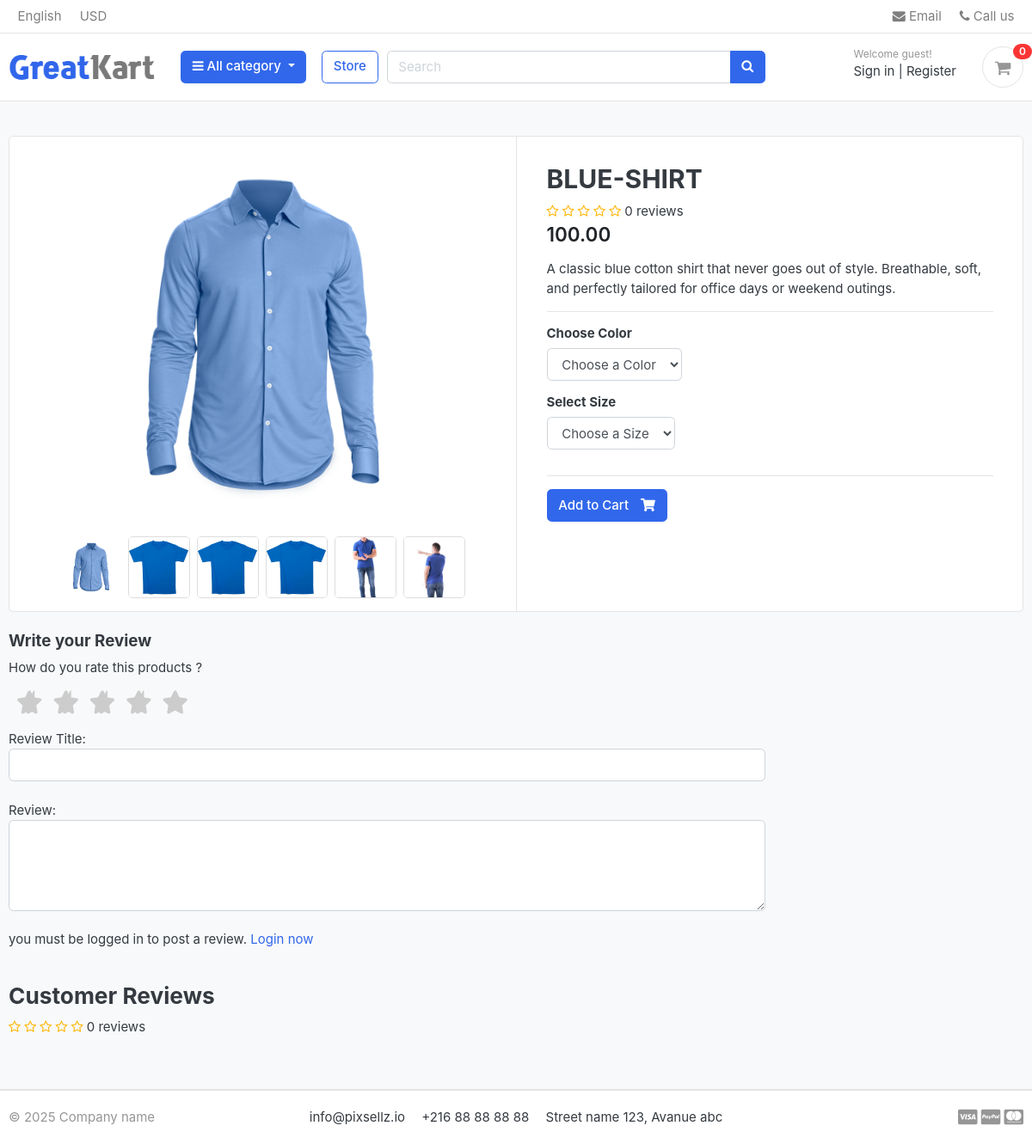
Before: /store/category/shirts/blue-shirt/ with the older database file.
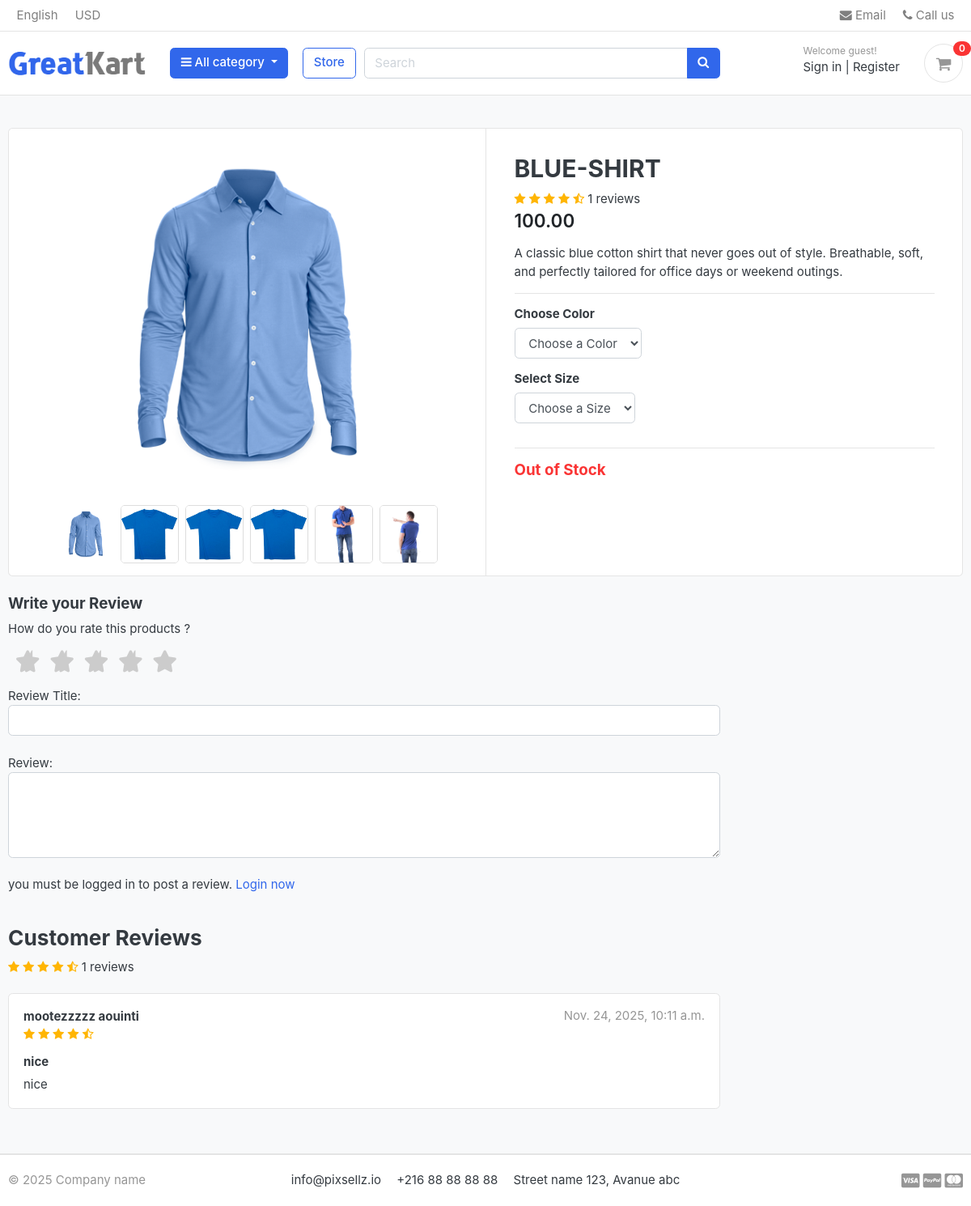
After: the same page with the newer database file.
### store/models.py (models this page shows, shortened)
class ProductGallery(models.Model):
    product = models.ForeignKey(Product, default=None, on_delete=models.CASCADE)
    image = models.ImageField(upload_to='store/products', max_length=255)
    class Meta:
        verbose_name = 'productgallery'
        verbose_name_plural = 'product gallery'

class Product(models.Model):
    product_name = models.CharField(max_length=100)
    slug = models.SlugField(max_length=100, unique=True)
    description = models.TextField(max_length=500, blank=True)
    price = models.DecimalField(max_digits=10, decimal_places=2)
    image = models.ImageField(upload_to='photos/products/')
    stock = models.IntegerField()
    is_available = models.BooleanField(default=True)
    category = models.ForeignKey('Category.Category', on_delete=models.CASCADE)
    created_date = models.DateTimeField(auto_now_add=True)
    modified_date = models.DateTimeField(auto_now=True)
    def averageReview(self):
        reviews = ReviewRating.objects.filter(product=self, status=True).aggregate(average=Avg('rating'))
        avg = 0
        if reviews['average'] is not None:
            avg = float(reviews['average'])
        return avg
    def countReview(self):
        reviews = ReviewRating.objects.filter(product=self, status=True).aggregate(count=Count('id'))
        count = 0
        if reviews['count'] is not None:
            count = int(reviews['count'])
        return count

class ReviewRating(models.Model):
    product = models.ForeignKey(Product, on_delete=models.CASCADE)
    user = models.ForeignKey(Account, on_delete=models.CASCADE)
    subject = models.CharField(max_length=100, blank=True)
    review = models.TextField(max_length=500, blank=True)
    rating = models.FloatField()
    ip = models.CharField(max_length=20, blank=True)
    status = models.BooleanField(default=True)
    created_at = models.DateTimeField(auto_now_add=True)
    updated_at = models.DateTimeField(auto_now=True)

### account/models.py (models this page shows, shortened)
class Account(AbstractBaseUser):
    first_name = models.CharField(max_length=50)
    last_name = models.CharField(max_length=50)
    username = models.CharField(max_length=50, unique=True)
    email = models.EmailField(max_length=100, unique=True)
    phone_number = models.CharField(max_length=50)
    date_joined = models.DateTimeField(auto_now_add=True)
    last_login = models.DateTimeField(auto_now_add=True)
    is_admin = models.BooleanField(default=False)
    is_staff = models.BooleanField(default=False)
    is_active = models.BooleanField(default=False)
    is_superadmin = models.BooleanField(default=False)
    USERNAME_FIELD = 'email'
    REQUIRED_FIELDS = ['username', 'first_name', 'last_name']
    objects = MyAccountManager()
    def full_name(self):
        return f'{self.first_name} {self.last_name}'

### store/views.py (the view)
# urls.py: path('category/<slug:category_slug>/<slug:product_slug>/', views.product_detail, name='product_detail'),
def product_detail(request, category_slug, product_slug):
    try:
        single_product = Product.objects.get(category__slug=category_slug, slug=product_slug)
        in_cart = CartItem.objects.filter(cart__cart_id=_cart_id(request), product=single_product).exists()
    except Product.DoesNotExist:
        single_product = None
        in_cart = False
    if request.user.is_authenticated:
        try:
            orderproduct = OrderProduct.objects.filter(user=request.user, product_id=single_product.id).exists()
        except OrderProduct.DoesNotExist:
            orderproduct = None
    else:
        orderproduct = None
    reviews = ReviewRating.objects.filter(product_id=single_product.id, status=True)
    product_gallery = ProductGallery.objects.filter(product_id=single_product.id)
    context = {
        'single_product': single_product,
        'in_cart': in_cart,
        'orderproduct': orderproduct,
        'reviews': reviews,
        'product_gallery': product_gallery,
    }
    return render(request, 'store/product_detail.html', context)

### Category/context_processors.py (called while the page is built)
def menu_links(request):
   links = Category.objects.all()
   return dict(links=links)

### Category/models.py (called while the page is built)
    def get_url(self):
            return reverse('products_by_category', args=[self.slug])

### carts/context_processors.py (called while the page is built)
def counter(request):
    cart_count = 0
    if 'admin' in request.path:
        return {}
    else:
        try:
            cart = Cart.objects.filter(cart_id=_cart_id(request))
            if request.user.is_authenticated:
                cart_items = CartItem.objects.all().filter(user=request.user)
            else:
                cart_items = CartItem.objects.all().filter(cart=cart[:1])
            for cart_item in cart_items:
                cart_count += cart_item.quantity
        except Cart.DoesNotExist:
            cart_count = 0
    return dict(cart_count=cart_count)

### carts/views.py (called while the page is built)
def _cart_id(request):
    cart = request.session.session_key
    if not cart:
        cart = request.session.create()
    return cart

### store/models.py (called while the page is built)
    def colors(self):
        return super(VariationManager, self).filter(variation_category='color', is_active=True)

    def sizes (self):
        return super(VariationManager, self).filter(variation_category='size', is_active=True)

### templates/store/product_detail.html (shortened to what the changed rows need)
{% extends 'base.html' %}
{% load static %}
{% block content %}
<section class="section-content padding-y bg">
	<div class="container">
		<div class="card">
			<div class="row no-gutters">
				<aside class="col-md-6">
					<article class="gallery-wrap">
						<div class="img-big-wrap mainImage">
							<center><img src="{{ single_product.image.url }}"></center>
						</div>
					</article>
					<ul class="thumb-list">
						<a href="{{ single_product.image.url }}" target="mainImage">
								<img src="{{ single_product.image.url }}" alt="Product Image">
							</a>
						{% for i in product_gallery %}
						<li>
							<a href="{{ i.image.url }}" target="mainImage">
								<img src="{{ i.image.url }}" alt="Product Image">
							</a>
						</li>
						{% endfor %}
					</ul>
				</aside>
				<main class="col-md-6 border-left">
					<form action="{% url 'add_cart' single_product.id  %}" method="POST">
						<article class="content-body">
							<h2 class="title">{{ single_product.product_name }}</h2>
							<div class="rating-star">
								<span>
									<i class="fa fa-star{% if single_product.averageReview < 0.5 %}-o {% elif single_product.averageReview >= 0.5 and single_product.averageReview < 1 %}-half-o {% endif %}"
										aria-hidden="true"></i>
									<i class="fa fa-star{% if single_product.averageReview < 1.5 %}-o {% elif single_product.averageReview >= 1.5 and single_product.averageReview < 2 %}-half-o {% endif %}"
										aria-hidden="true"></i>
									<i class="fa fa-star{% if single_product.averageReview < 2.5 %}-o {% elif single_product.averageReview >= 2.5 and single_product.averageReview < 3 %}-half-o {% endif %}"
										aria-hidden="true"></i>
									<i class="fa fa-star{% if single_product.averageReview < 3.5 %}-o {% elif single_product.averageReview >= 3.5 and single_product.averageReview < 4 %}-half-o {% endif %}"
										aria-hidden="true"></i>
									<i class="fa fa-star{% if single_product.averageReview < 4.5 %}-o {% elif single_product.averageReview >= 4.5 and single_product.averageReview < 5 %}-half-o {% endif %}"
										aria-hidden="true"></i>
									<span>{{ single_product.countReview }} reviews</span>
								</span>
							</div>
							<div class="mb-3">
								<var class="price h4">{{ single_product.price }}</var>
							</div>
							<p>{{ single_product.description }}</p>
							<hr>
							<div class="row">
								<div class="col-md-6">
								</div>
							</div>
							<div class="row">
								<div class="col-md-6">
								</div>
							</div>
							<hr>
							{% if single_product.stock <= 0 %} <h5 class="text-danger">Out of Stock</h5>
								{% else %}
								<button type="submit" class="btn  btn-primary"> <span class="text">Add to Cart</span> <i
										class="fas fa-shopping-cart"></i> </button>
								{% endif %}
						</article>
					</form>
				</main>
			</div>
		</div>
		<br>
		<div class="row">
			<div class="col-md-9">
				<br>
				<header class="section-heading">
					<div class="rating-star">
						<span>
							<i class="fa fa-star{% if single_product.averageReview < 0.5 %}-o {% elif single_product.averageReview >= 0.5 and single_product.averageReview < 1 %}-half-o {% endif %}"
								aria-hidden="true"></i>
							<i class="fa fa-star{% if single_product.averageReview < 1.5 %}-o {% elif single_product.averageReview >= 1.5 and single_product.averageReview < 2 %}-half-o {% endif %}"
								aria-hidden="true"></i>
							<i class="fa fa-star{% if single_product.averageReview < 2.5 %}-o {% elif single_product.averageReview >= 2.5 and single_product.averageReview < 3 %}-half-o {% endif %}"
								aria-hidden="true"></i>
							<i class="fa fa-star{% if single_product.averageReview < 3.5 %}-o {% elif single_product.averageReview >= 3.5 and single_product.averageReview < 4 %}-half-o {% endif %}"
								aria-hidden="true"></i>
							<i class="fa fa-star{% if single_product.averageReview < 4.5 %}-o {% elif single_product.averageReview >= 4.5 and single_product.averageReview < 5 %}-half-o {% endif %}"
								aria-hidden="true"></i>
							<span>{{ single_product.countReview }} reviews</span>
						</span>
					</div>
				</header>
				{% for review in reviews %}
				<article class="box mb-3">
					<div class="icontext w-100">
						<div class="text">
							<span class="date text-muted float-md-right">{{review.updated_at}} </span>
							<h6 class="mb-1">{{ review.user.full_name }}</h6>
							<div class="rating-star">
								<span>
									<i class="fa fa-star{% if review.rating == 0.5 %}-half-o {% elif review.rating < 1 %}-o {% endif %}"
										aria-hidden="true"></i>
									<i class="fa fa-star{% if review.rating == 1.5 %}-half-o {% elif review.rating < 2 %}-o {% endif %}"
										aria-hidden="true"></i>
									<i class="fa fa-star{% if review.rating == 2.5 %}-half-o {% elif review.rating < 3 %}-o {% endif %}"
										aria-hidden="true"></i>
									<i class="fa fa-star{% if review.rating == 3.5 %}-half-o {% elif review.rating < 4 %}-o {% endif %}"
										aria-hidden="true"></i>
									<i class="fa fa-star{% if review.rating == 4.5 %}-half-o {% elif review.rating < 5 %}-o {% endif %}"
										aria-hidden="true"></i>
								</span>
							</div>
						</div>
					</div>
					<div class="mt-3">
						<h6>{{review.subject}}</h6>
						<p>
							{{review.review}}
						</p>
					</div>
				</article>
				{% endfor %}
			</div>
		</div>
	</div>
</section>
{% endblock %}

Changed rows visible on the page:
changed Product "BLUE-SHIRT": countReview "0" → "1"; stock 3 → -3 (drawn)
added ReviewRating: updated_at "Nov. 24, 2025, 10:11 a.m.", user.full_name "mootezzzzz aouinti", rating 4.5 (drawn), subject "nice", review "nice"
Other visible differences:
text no longer shown: "Add to Cart"
text now shown: "Out of Stock"
